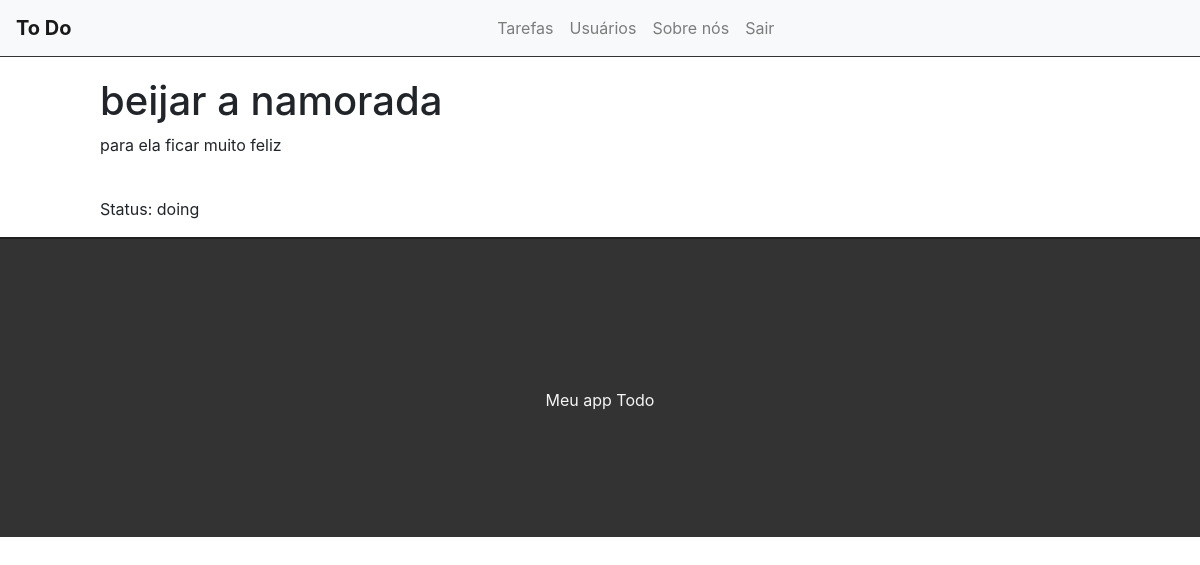
The page /tasks/10 (signed in) on the database its author committed.
### tasks/models.py (models this page shows, shortened)
class Task(models.Model):
    title = models.CharField(max_length=255)
    description =  models.TextField()
    done = models.CharField(
        max_length=5,
        choices=STATUS,
    )
    created_at = models.DateTimeField(auto_now_add=True)
    updated_at = models.DateTimeField(auto_now=True)

### tasks/views.py (the view)
# urls.py: path('tasks/<int:id>', views.taskView, name='task-view'),
@login_required
def taskView(request, id):
    task = get_object_or_404(Task,pk=id)
    return render(request,'tasks/task.html',{'task':task})

### tasks/templates/tasks/task.html (shortened to what this page needs)
{% extends 'base.html' %}
{% block content %}
<div class="offset-1 col-10 list-div">
    <h1>{{task.title}}</h1>
    <p>{{task.description}}</p>
    <br>
    <p>Status: {{task.done}}</p>
</div>
{% endblock %}

### tasks/static/css/styles.css (style rules this page uses)
.list-div { padding: 0; }

### rows shown on the page
Task: title "beijar a namorada", description "para ela ficar muito feliz", done "doing"
